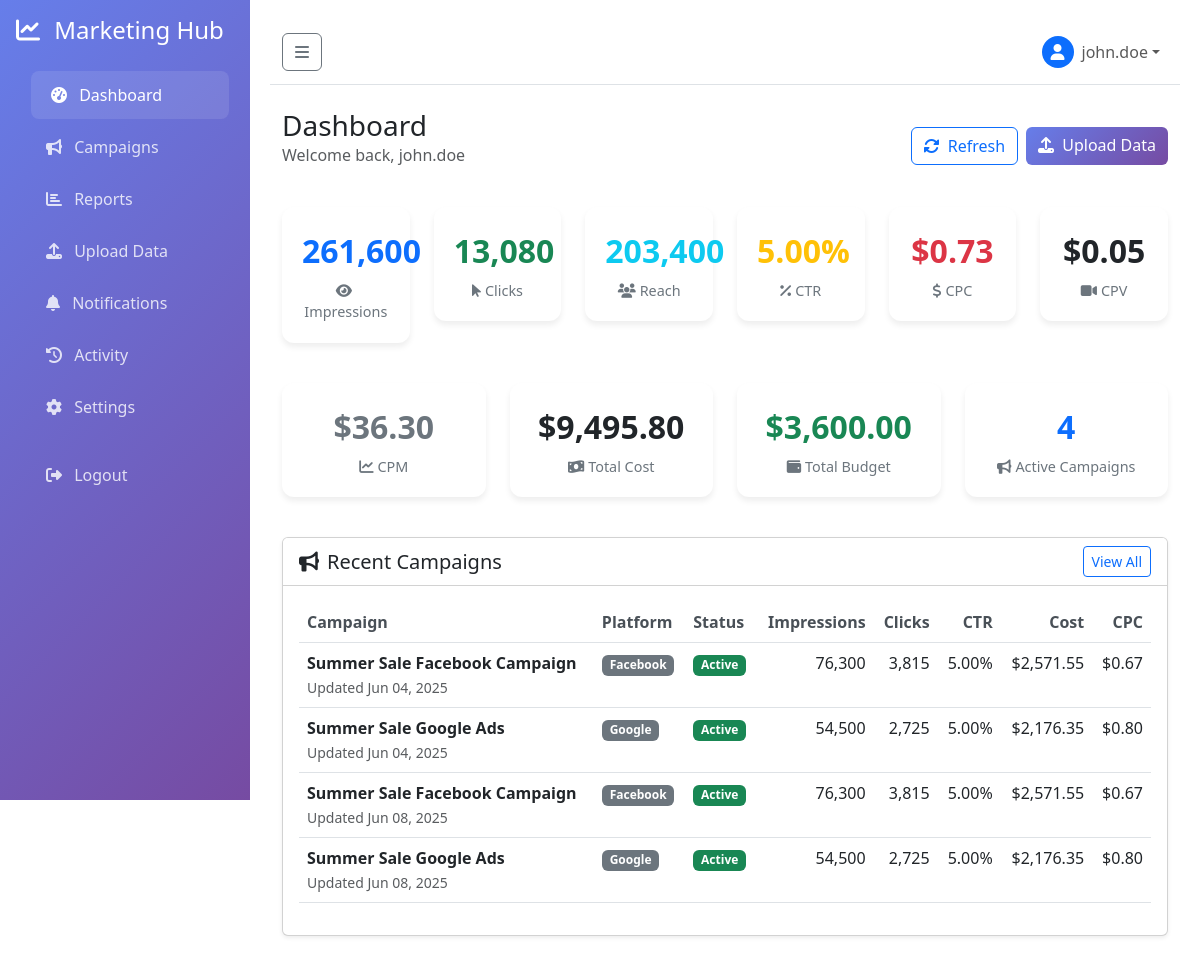
The page / (signed in) on the database its author committed.
### models.py (models this page shows, shortened)
class User(UserMixin, db.Model):
    __tablename__ = 'users'
    id = db.Column(db.Integer, primary_key=True)
    username = db.Column(db.String(80), unique=True, nullable=False)
    email = db.Column(db.String(120), unique=True, nullable=False)
    password_hash = db.Column(db.String(256), nullable=False)
    first_name = db.Column(db.String(50), nullable=True)
    last_name = db.Column(db.String(50), nullable=True)
    company_name = db.Column(db.String(100), nullable=True)
    created_at = db.Column(db.DateTime, default=datetime.utcnow)
    campaigns = db.relationship('Campaign', backref='client', lazy=True)
    def get_full_name(self):
        if self.first_name and self.last_name:
            return f"{self.first_name} {self.last_name}"
        return self.username

class Campaign(db.Model):
    __tablename__ = 'campaigns'
    id = db.Column(db.Integer, primary_key=True)
    name = db.Column(db.String(200), nullable=False)
    platform = db.Column(db.String(50), nullable=False)  # Facebook, Google, ShareIT
    status = db.Column(db.String(50), default='Pending')  # Pending, In-Progress, Completed
    budget = db.Column(db.Float, default=0.0)
    spent = db.Column(db.Float, default=0.0)
    impressions = db.Column(db.Integer, default=0)
    clicks = db.Column(db.Integer, default=0)
    reach = db.Column(db.Integer, default=0)
    ctr = db.Column(db.Float, default=0.0)  # Click-through rate
    cpm = db.Column(db.Float, default=0.0)  # Cost per mille
    cpc = db.Column(db.Float, default=0.0)  # Cost per click
    cpv = db.Column(db.Float, default=0.0)  # Cost per view
    cpa = db.Column(db.Float, default=0.0)  # Cost per acquisition
    created_at = db.Column(db.DateTime, default=datetime.utcnow)
    updated_at = db.Column(db.DateTime, default=datetime.utcnow, onupdate=datetime.utcnow)
    user_id = db.Column(db.Integer, db.ForeignKey('users.id'), nullable=False)

### routes.py (the view, shortened to what this page needs)
@app.route('/')
@login_required
def dashboard():
    current_user.last_login = datetime.utcnow()
    db.session.commit()
    campaigns = Campaign.query.filter_by(user_id=current_user.id).all()
    total_impressions = sum(c.impressions for c in campaigns)
    total_clicks = sum(c.clicks for c in campaigns)
    total_reach = sum(c.reach for c in campaigns)
    total_budget = sum(c.budget for c in campaigns)
    total_spent = sum(c.spent for c in campaigns)
    ctr = (total_clicks / total_impressions * 100) if total_impressions > 0 else 0
    cpc = (total_spent / total_clicks) if total_clicks > 0 else 0
    cpm = (total_spent / total_impressions * 1000) if total_impressions > 0 else 0
    cpv = (total_spent / total_reach) if total_reach > 0 else 0
    cpa = cpc  # Using CPC as CPA proxy
    end_date = datetime.now().date()
    start_date = end_date - timedelta(days=30)
    daily_data = db.session.query(CampaignData).join(Campaign).filter(
        Campaign.user_id == current_user.id,
        CampaignData.date >= start_date,
        CampaignData.date <= end_date
    ).order_by(CampaignData.date).all()
    chart_data = {}
    dates = sorted(chart_data.keys())
    impressions_data = [chart_data[date]['impressions'] for date in dates]
    clicks_data = [chart_data[date]['clicks'] for date in dates]
    platform_stats = {}
    for campaign in campaigns:
        platform = campaign.platform
        if platform not in platform_stats:
            platform_stats[platform] = {
                'campaigns': 0,
                'budget': 0,
                'spent': 0,
                'impressions': 0,
                'clicks': 0
            }
        platform_stats[platform]['campaigns'] += 1
        platform_stats[platform]['budget'] += campaign.budget
        platform_stats[platform]['spent'] += campaign.spent
        platform_stats[platform]['impressions'] += campaign.impressions
        platform_stats[platform]['clicks'] += campaign.clicks
    log_activity('dashboard_view', 'Viewed dashboard')
    return render_template('dashboard/index.html',
                         campaigns=campaigns,
                         total_impressions=total_impressions,
                         total_clicks=total_clicks,
                         total_reach=total_reach,
                         total_budget=total_budget,
                         total_spent=total_spent,
                         ctr=round(ctr, 2),
                         cpc=round(cpc, 2),
                         cpm=round(cpm, 2),
                         cpa=round(cpa, 2),
                         cpv=round(cpv, 2),
                         chart_data=json.dumps(chart_data),
                         platform_data=platform_stats)

### templates/dashboard/index.html (shortened to what this page needs)
{% extends "base.html" %}
{% block content %}
<div class="container-fluid">
    <div class="d-flex justify-content-between align-items-center mb-4">
        <div>
            <h1 class="h3 mb-0">Dashboard</h1>
            <p class="text-muted">Welcome back, {{ current_user.get_full_name() }}</p>
        </div>
        <div class="d-flex gap-2">
            <button class="btn btn-outline-primary" onclick="refreshData()">
                <i class="fas fa-sync-alt me-1"></i> Refresh
            </button>
            <a href="{{ url_for('upload_csv') }}" class="btn btn-primary">
                <i class="fas fa-upload me-1"></i> Upload Data
            </a>
        </div>
    </div>
    <div class="row mb-4">
        <div class="col-xl-2 col-lg-3 col-md-4 col-sm-6 mb-3">
            <div class="metric-card text-center">
                <div class="metric-value text-primary">{{ "{:,}".format(total_impressions) }}</div>
                <div class="metric-label">
                    <i class="fas fa-eye me-1"></i>Impressions
                </div>
            </div>
        </div>
        <div class="col-xl-2 col-lg-3 col-md-4 col-sm-6 mb-3">
            <div class="metric-card text-center">
                <div class="metric-value text-success">{{ "{:,}".format(total_clicks) }}</div>
                <div class="metric-label">
                    <i class="fas fa-mouse-pointer me-1"></i>Clicks
                </div>
            </div>
        </div>
        <div class="col-xl-2 col-lg-3 col-md-4 col-sm-6 mb-3">
            <div class="metric-card text-center">
                <div class="metric-value text-info">{{ "{:,}".format(total_reach) }}</div>
                <div class="metric-label">
                    <i class="fas fa-users me-1"></i>Reach
                </div>
            </div>
        </div>
        <div class="col-xl-2 col-lg-3 col-md-4 col-sm-6 mb-3">
            <div class="metric-card text-center">
                <div class="metric-value text-warning">{{ "%.2f"|format(ctr) }}%</div>
                <div class="metric-label">
                    <i class="fas fa-percentage me-1"></i>CTR
                </div>
            </div>
        </div>
        <div class="col-xl-2 col-lg-3 col-md-4 col-sm-6 mb-3">
            <div class="metric-card text-center">
                <div class="metric-value text-danger">${{ "%.2f"|format(cpc) }}</div>
                <div class="metric-label">
                    <i class="fas fa-dollar-sign me-1"></i>CPC
                </div>
            </div>
        </div>
        <div class="col-xl-2 col-lg-3 col-md-4 col-sm-6 mb-3">
            <div class="metric-card text-center">
                <div class="metric-value text-purple">${{ "%.2f"|format(cpv) }}</div>
                <div class="metric-label">
                    <i class="fas fa-video me-1"></i>CPV
                </div>
            </div>
        </div>
    </div>
    <div class="row mb-4">
        <div class="col-xl-3 col-lg-4 col-md-6 mb-3">
            <div class="metric-card text-center">
                <div class="metric-value text-secondary">${{ "%.2f"|format(cpm) }}</div>
                <div class="metric-label">
                    <i class="fas fa-chart-line me-1"></i>CPM
                </div>
            </div>
        </div>
        <div class="col-xl-3 col-lg-4 col-md-6 mb-3">
            <div class="metric-card text-center">
                <div class="metric-value text-dark">${{ "{:,.2f}".format(total_spent) }}</div>
                <div class="metric-label">
                    <i class="fas fa-money-bill-wave me-1"></i>Total Cost
                </div>
            </div>
        </div>
        <div class="col-xl-3 col-lg-4 col-md-6 mb-3">
            <div class="metric-card text-center">
                <div class="metric-value text-success">${{ "{:,.2f}".format(total_budget) }}</div>
                <div class="metric-label">
                    <i class="fas fa-wallet me-1"></i>Total Budget
                </div>
            </div>
        </div>
        <div class="col-xl-3 col-lg-4 col-md-6 mb-3">
            <div class="metric-card text-center">
                <div class="metric-value text-primary">{{ campaigns|length }}</div>
                <div class="metric-label">
                    <i class="fas fa-bullhorn me-1"></i>Active Campaigns
                </div>
            </div>
        </div>
    </div>
    <div class="row">
        <div class="col-12">
            <div class="card shadow-sm">
                <div class="card-header bg-white d-flex justify-content-between align-items-center">
                    <h5 class="card-title mb-0">
                        <i class="fas fa-bullhorn me-2"></i>Recent Campaigns
                    </h5>
                    <a href="{{ url_for('campaigns') }}" class="btn btn-sm btn-outline-primary">View All</a>
                </div>
                <div class="card-body">
                    {% if campaigns %}
                    <div class="table-responsive">
                        <table class="table table-hover">
                            <thead>
                                <tr>
                                    <th>Campaign</th>
                                    <th>Platform</th>
                                    <th>Status</th>
                                    <th class="text-end">Impressions</th>
                                    <th class="text-end">Clicks</th>
                                    <th class="text-end">CTR</th>
                                    <th class="text-end">Cost</th>
                                    <th class="text-end">CPC</th>
                                </tr>
                            </thead>
                            <tbody>
                                {% for campaign in campaigns[:10] %}
                                <tr>
                                    <td>
                                        <div class="fw-bold">{{ campaign.name }}</div>
                                        <small class="text-muted">Updated {{ campaign.updated_at.strftime('%b %d, %Y') }}</small>
                                    </td>
                                    <td>
                                        <span class="badge bg-secondary">{{ campaign.platform }}</span>
                                    </td>
                                    <td>
                                        <span class="badge {% if campaign.status == 'Active' %}bg-success{% elif campaign.status == 'Paused' %}bg-warning{% else %}bg-secondary{% endif %}">
                                            {{ campaign.status }}
                                        </span>
                                    </td>
                                    <td class="text-end">{{ "{:,}".format(campaign.impressions) }}</td>
                                    <td class="text-end">{{ "{:,}".format(campaign.clicks) }}</td>
                                    <td class="text-end">{{ "%.2f"|format(campaign.ctr) }}%</td>
                                    <td class="text-end">${{ "{:,.2f}".format(campaign.spent) }}</td>
                                    <td class="text-end">${{ "%.2f"|format(campaign.cpc) }}</td>
                                </tr>
                                {% endfor %}
                            </tbody>
                        </table>
                    </div>
                    {% endif %}
                </div>
            </div>
        </div>
    </div>
</div>
{% endblock %}

### templates/base.html (shortened to what this page needs)
<!DOCTYPE html>
<html lang="en">
<head>
    <link href="https://cdn.jsdelivr.net/npm/bootstrap@5.3.0/dist/css/bootstrap.min.css" rel="stylesheet">
    <link href="https://cdnjs.cloudflare.com/ajax/libs/font-awesome/6.4.0/css/all.min.css" rel="stylesheet">
</head>
<body>
    <nav class="sidebar" id="sidebar">
        <div class="p-3">
            <h4 class="text-white mb-4">
                <i class="fas fa-chart-line me-2"></i>
                <span class="sidebar-text">Marketing Hub</span>
            </h4>
            <ul class="nav flex-column">
                <li class="nav-item">
                    <a class="nav-link {% if request.endpoint == 'dashboard' %}active{% endif %}" href="{{ url_for('dashboard') }}">
                        <i class="fas fa-tachometer-alt me-2"></i>
                        <span class="sidebar-text">Dashboard</span>
                    </a>
                </li>
                <li class="nav-item">
                    <a class="nav-link {% if request.endpoint == 'campaigns' %}active{% endif %}" href="{{ url_for('campaigns') }}">
                        <i class="fas fa-bullhorn me-2"></i>
                        <span class="sidebar-text">Campaigns</span>
                    </a>
                </li>
                <li class="nav-item">
                    <a class="nav-link {% if request.endpoint == 'reports' %}active{% endif %}" href="{{ url_for('reports') }}">
                        <i class="fas fa-chart-bar me-2"></i>
                        <span class="sidebar-text">Reports</span>
                    </a>
                </li>
                <li class="nav-item">
                    <a class="nav-link {% if request.endpoint == 'upload_csv' %}active{% endif %}" href="{{ url_for('upload_csv') }}">
                        <i class="fas fa-upload me-2"></i>
                        <span class="sidebar-text">Upload Data</span>
                    </a>
                </li>
                <li class="nav-item">
                    <a class="nav-link {% if request.endpoint == 'notifications' %}active{% endif %}" href="{{ url_for('notifications') }}">
                        <i class="fas fa-bell me-2"></i>
                        <span class="sidebar-text">Notifications</span>
                    </a>
                </li>
                <li class="nav-item">
                    <a class="nav-link {% if request.endpoint == 'activity_log' %}active{% endif %}" href="{{ url_for('activity_log') }}">
                        <i class="fas fa-history me-2"></i>
                        <span class="sidebar-text">Activity</span>
                    </a>
                </li>
                <li class="nav-item">
                    <a class="nav-link {% if request.endpoint == 'account_settings' %}active{% endif %}" href="{{ url_for('account_settings') }}">
                        <i class="fas fa-cog me-2"></i>
                        <span class="sidebar-text">Settings</span>
                    </a>
                </li>
                <li class="nav-item mt-3">
                    <a class="nav-link" href="{{ url_for('auth.logout') }}">
                        <i class="fas fa-sign-out-alt me-2"></i>
                        <span class="sidebar-text">Logout</span>
                    </a>
                </li>
            </ul>
        </div>
    </nav>
    <div class="content-wrapper" id="content">
        <nav class="navbar navbar-expand-lg navbar-light bg-white border-bottom mb-4">
            <div class="container-fluid">
                <button class="btn btn-outline-secondary me-3" id="sidebarToggle" type="button">
                    <i class="fas fa-bars"></i>
                </button>
                <div class="navbar-nav ms-auto">
                    <div class="nav-item dropdown">
                        <a class="nav-link dropdown-toggle d-flex align-items-center" href="#" id="userDropdown" role="button" data-bs-toggle="dropdown">
                            <div class="bg-primary rounded-circle me-2 d-flex align-items-center justify-content-center" style="width: 32px; height: 32px;">
                                <i class="fas fa-user text-white"></i>
                            </div>
                            <span>{{ current_user.get_full_name() if current_user.is_authenticated else 'Guest' }}</span>
                        </a>
                    </div>
                </div>
            </div>
        </nav>
        {% block content %}{% endblock %}
    </div>
</body>
</html>

### rows shown on the page
User: first_name+username "john.doe", get_full_name "john.doe"
Campaign: name "Summer Sale Facebook Campaign", updated_at "Jun 04, 2025", platform "Facebook", status "Active", impressions "76,300", clicks "3,815", ctr "5.00", spent "2,571.55", cpc "0.67"
Campaign: name "Summer Sale Google Ads", updated_at "Jun 04, 2025", platform "Google", status "Active", impressions "54,500", clicks "2,725", ctr "5.00", spent "2,176.35", cpc "0.80"
Campaign: name "Summer Sale Facebook Campaign", updated_at "Jun 08, 2025", platform "Facebook", status "Active", impressions "76,300", clicks "3,815", ctr "5.00", spent "2,571.55", cpc "0.67"
Campaign: name "Summer Sale Google Ads", updated_at "Jun 08, 2025", platform "Google", status "Active", impressions "54,500", clicks "2,725", ctr "5.00", spent "2,176.35", cpc "0.80"

### other values the page prints
{{ "{:,}".format(total_impressions) }} "261,600"
{{ "{:,}".format(total_clicks) }} "13,080"
{{ "{:,}".format(total_reach) }} "203,400"
{{ "%.2f"|format(ctr) }} "5.00"
{{ "%.2f"|format(cpc) }} "0.73"
{{ "%.2f"|format(cpv) }} "0.05"
{{ "%.2f"|format(cpm) }} "36.30"
{{ "{:,.2f}".format(total_spent) }} "9,495.80"
{{ "{:,.2f}".format(total_budget) }} "3,600.00"
{{ campaigns|length }} "4"
